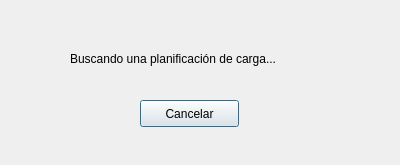
<?xml version="1.0" encoding="UTF-8"?>
<ui version="4.0">
 <class>DialogAlgorithmExecution</class>
 <widget class="QDialog" name="DialogAlgorithmExecution">
  <property name="geometry">
   <rect>
    <x>0</x>
    <y>0</y>
    <width>400</width>
    <height>165</height>
   </rect>
  </property>
  <property name="windowTitle">
   <string>Información</string>
  </property>
  <widget class="QLabel" name="label">
   <property name="geometry">
    <rect>
     <x>70</x>
     <y>50</y>
     <width>256</width>
     <height>17</height>
    </rect>
   </property>
   <property name="text">
    <string>Buscando una planificación de carga...</string>
   </property>
  </widget>
  <widget class="QPushButton" name="pushButtonCancel">
   <property name="geometry">
    <rect>
     <x>140</x>
     <y>100</y>
     <width>99</width>
     <height>27</height>
    </rect>
   </property>
   <property name="text">
    <string>Cancelar</string>
   </property>
  </widget>
 </widget>
 <resources/>
 <connections/>
</ui>
